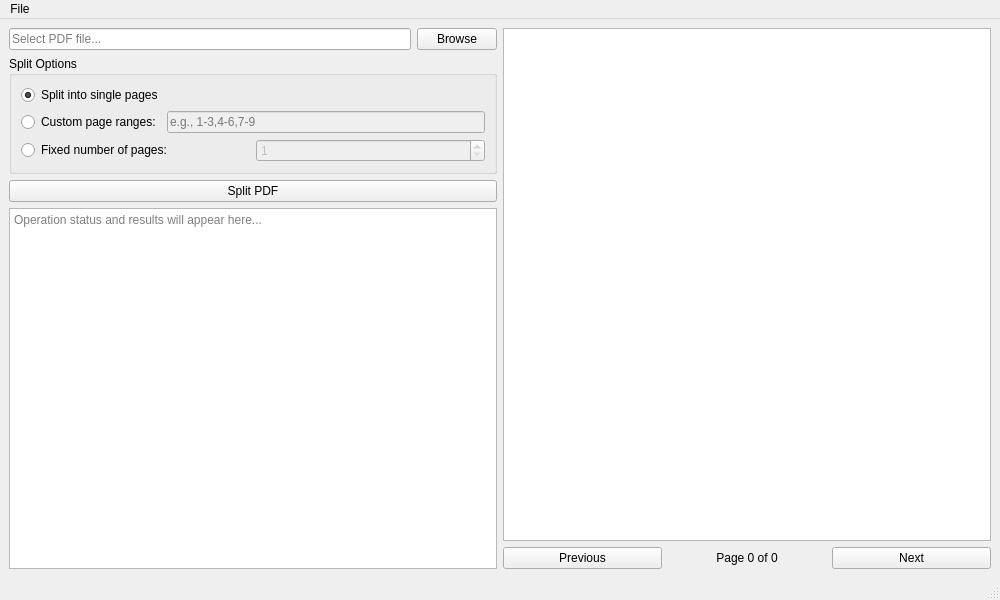
<?xml version='1.0' encoding='utf-8'?>
<ui version="4.0">
 <class>MainWindow</class>
 <widget class="QMainWindow" name="MainWindow">
  <property name="geometry">
   <rect>
    <x>0</x>
    <y>0</y>
    <width>1000</width>
    <height>600</height>
   </rect>
  </property>
  <property name="windowTitle">
   <string>PDF Splitter</string>
  </property>
  <widget class="QWidget" name="centralwidget">
   <layout class="QHBoxLayout" name="horizontalLayout_3">
    <item>
     <layout class="QVBoxLayout" name="leftLayout">
      <item>
       <layout class="QHBoxLayout" name="horizontalLayout">
        <item>
         <widget class="QLineEdit" name="inputFileEdit">
          <property name="placeholderText">
           <string>Select PDF file...</string>
          </property>
          <property name="readOnly">
           <bool>true</bool>
          </property>
          <property name="rfuLocale_setPlaceholderText" stdset="0">
           <string notr="true">Legacy.s8d08651f36c55396</string>
          </property>
         </widget>
        </item>
        <item>
         <widget class="QPushButton" name="browseButton">
          <property name="text">
           <string>Browse</string>
          </property>
          <property name="rfuLocale_setText" stdset="0">
           <string notr="true">Legacy.s3227aa9666253f7a</string>
          </property>
         </widget>
        </item>
       </layout>
      </item>
      <item>
       <widget class="QGroupBox" name="splitOptionsGroup">
        <property name="title">
         <string>Split Options</string>
        </property>
        <layout class="QVBoxLayout" name="verticalLayout_2">
         <item>
          <widget class="QRadioButton" name="singlePagesRadio">
           <property name="text">
            <string>Split into single pages</string>
           </property>
           <property name="checked">
            <bool>true</bool>
           </property>
           <property name="rfuLocale_setText" stdset="0">
            <string notr="true">Legacy.s5a50b77e03069d0f</string>
           </property>
          </widget>
         </item>
         <item>
          <layout class="QHBoxLayout" name="horizontalLayout_2">
           <item>
            <widget class="QRadioButton" name="customRangeRadio">
             <property name="text">
              <string>Custom page ranges:</string>
             </property>
             <property name="rfuLocale_setText" stdset="0">
              <string notr="true">Legacy.s85abfee855ca5580</string>
             </property>
            </widget>
           </item>
           <item>
            <widget class="QLineEdit" name="rangeEdit">
             <property name="enabled">
              <bool>false</bool>
             </property>
             <property name="placeholderText">
              <string>e.g., 1-3,4-6,7-9</string>
             </property>
             <property name="rfuLocale_setPlaceholderText" stdset="0">
              <string notr="true">Legacy.sfc28b567e01ad8dc</string>
             </property>
            </widget>
           </item>
          </layout>
         </item>
         <item>
          <layout class="QHBoxLayout" name="horizontalLayout_3">
           <item>
            <widget class="QRadioButton" name="fixedPagesRadio">
             <property name="text">
              <string>Fixed number of pages:</string>
             </property>
             <property name="rfuLocale_setText" stdset="0">
              <string notr="true">Legacy.sa773f11b36828b5f</string>
             </property>
            </widget>
           </item>
           <item>
            <widget class="QSpinBox" name="pagesSpinBox">
             <property name="enabled">
              <bool>false</bool>
             </property>
             <property name="minimum">
              <number>1</number>
             </property>
             <property name="value">
              <number>1</number>
             </property>
            </widget>
           </item>
          </layout>
         </item>
        </layout>
        <property name="rfuLocale_setTitle" stdset="0">
         <string notr="true">Legacy.s0a7e1e42ce666e40</string>
        </property>
       </widget>
      </item>
      <item>
       <widget class="QPushButton" name="splitButton">
        <property name="text">
         <string>Split PDF</string>
        </property>
        <property name="rfuLocale_setText" stdset="0">
         <string notr="true">Legacy.s4f1b846cb144435e</string>
        </property>
       </widget>
      </item>
      <item>
       <widget class="QTextEdit" name="outputText">
        <property name="readOnly">
         <bool>true</bool>
        </property>
        <property name="placeholderText">
         <string>Operation status and results will appear here...</string>
        </property>
        <property name="rfuLocale_setPlaceholderText" stdset="0">
         <string notr="true">Legacy.s3a170a5c58931df1</string>
        </property>
       </widget>
      </item>
     </layout>
    </item>
    <item>
     <layout class="QVBoxLayout" name="rightLayout">
      <item>
       <widget class="QGraphicsView" name="previewView">
        <property name="sizePolicy">
         <sizepolicy hsizetype="Expanding" vsizetype="Expanding">
          <horstretch>1</horstretch>
          <verstretch>0</verstretch>
         </sizepolicy>
        </property>
       </widget>
      </item>
      <item>
       <layout class="QHBoxLayout" name="navigationLayout">
        <item>
         <widget class="QPushButton" name="prevButton">
          <property name="text">
           <string>Previous</string>
          </property>
          <property name="rfuLocale_setText" stdset="0">
           <string notr="true">Legacy.sa57b08a480b822a0</string>
          </property>
         </widget>
        </item>
        <item>
         <widget class="QLabel" name="pageLabel">
          <property name="text">
           <string>Page 0 of 0</string>
          </property>
          <property name="alignment">
           <set>Qt::AlignCenter</set>
          </property>
          <property name="rfuLocale_setText" stdset="0">
           <string notr="true">Legacy.s3471f557170a112d</string>
          </property>
         </widget>
        </item>
        <item>
         <widget class="QPushButton" name="nextButton">
          <property name="text">
           <string>Next</string>
          </property>
          <property name="rfuLocale_setText" stdset="0">
           <string notr="true">Legacy.s1ff57a29d7c9d11b</string>
          </property>
         </widget>
        </item>
       </layout>
      </item>
     </layout>
    </item>
   </layout>
  </widget>
  <widget class="QMenuBar" name="menubar">
   <property name="geometry">
    <rect>
     <x>0</x>
     <y>0</y>
     <width>1000</width>
     <height>27</height>
    </rect>
   </property>
   <widget class="QMenu" name="menuFile">
    <property name="title">
     <string>File</string>
    </property>
    <addaction name="actionExit" />
    <property name="rfuLocale_setTitle" stdset="0">
     <string notr="true">Legacy.s50009ce1da4d15e1</string>
    </property>
   </widget>
   <addaction name="menuFile" />
  </widget>
  <widget class="QStatusBar" name="statusbar" />
  <action name="actionExit">
   <property name="text">
    <string>Exit</string>
   </property>
   <property name="shortcut">
    <string>Ctrl+Q</string>
   </property>
   <property name="rfuLocale_setText" stdset="0">
    <string notr="true">Legacy.sd17d84a604994b72</string>
   </property>
  </action>
  <property name="rfuLocale_setWindowTitle" stdset="0">
   <string notr="true">Legacy.s3172a098f9e0b59e</string>
  </property>
 </widget>
 <resources />
 <connections />
</ui>
